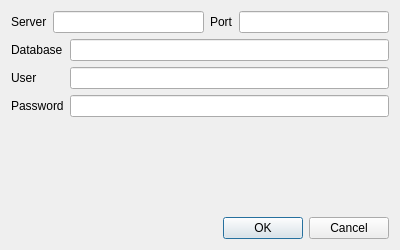
<?xml version="1.0" encoding="UTF-8"?>
<ui version="4.0">
 <class>DbSettings</class>
 <widget class="QDialog" name="DbSettings">
  <property name="geometry">
   <rect>
    <x>0</x>
    <y>0</y>
    <width>400</width>
    <height>250</height>
   </rect>
  </property>
  <property name="windowTitle">
   <string>Database Settings</string>
  </property>
  <layout class="QVBoxLayout" name="verticalLayout">
   <item>
    <layout class="QHBoxLayout" name="horizontalLayout">
     <item>
      <widget class="QLabel" name="label">
       <property name="text">
        <string>Server</string>
       </property>
      </widget>
     </item>
     <item>
      <widget class="QLineEdit" name="serverLine"/>
     </item>
     <item>
      <widget class="QLabel" name="label_2">
       <property name="text">
        <string>Port</string>
       </property>
      </widget>
     </item>
     <item>
      <widget class="QLineEdit" name="portLine"/>
     </item>
    </layout>
   </item>
   <item>
    <layout class="QGridLayout" name="gridLayout">
     <item row="0" column="1">
      <widget class="QLineEdit" name="databaseLine"/>
     </item>
     <item row="3" column="0">
      <widget class="QLabel" name="label_4">
       <property name="text">
        <string>User</string>
       </property>
      </widget>
     </item>
     <item row="3" column="1">
      <widget class="QLineEdit" name="userLine"/>
     </item>
     <item row="4" column="0">
      <widget class="QLabel" name="label_5">
       <property name="text">
        <string>Password</string>
       </property>
      </widget>
     </item>
     <item row="4" column="1">
      <widget class="QLineEdit" name="passwordLine">
       <property name="echoMode">
        <enum>QLineEdit::Password</enum>
       </property>
      </widget>
     </item>
     <item row="0" column="0">
      <widget class="QLabel" name="label_3">
       <property name="text">
        <string>Database</string>
       </property>
      </widget>
     </item>
    </layout>
   </item>
   <item>
    <spacer name="verticalSpacer">
     <property name="orientation">
      <enum>Qt::Vertical</enum>
     </property>
     <property name="sizeHint" stdset="0">
      <size>
       <width>20</width>
       <height>32</height>
      </size>
     </property>
    </spacer>
   </item>
   <item>
    <widget class="QDialogButtonBox" name="buttonBox">
     <property name="orientation">
      <enum>Qt::Horizontal</enum>
     </property>
     <property name="standardButtons">
      <set>QDialogButtonBox::Cancel|QDialogButtonBox::Ok</set>
     </property>
    </widget>
   </item>
  </layout>
 </widget>
 <resources/>
 <connections>
  <connection>
   <sender>buttonBox</sender>
   <signal>accepted()</signal>
   <receiver>DbSettings</receiver>
   <slot>accept()</slot>
   <hints>
    <hint type="sourcelabel">
     <x>248</x>
     <y>254</y>
    </hint>
    <hint type="destinationlabel">
     <x>157</x>
     <y>274</y>
    </hint>
   </hints>
  </connection>
  <connection>
   <sender>buttonBox</sender>
   <signal>rejected()</signal>
   <receiver>DbSettings</receiver>
   <slot>reject()</slot>
   <hints>
    <hint type="sourcelabel">
     <x>316</x>
     <y>260</y>
    </hint>
    <hint type="destinationlabel">
     <x>286</x>
     <y>274</y>
    </hint>
   </hints>
  </connection>
 </connections>
</ui>
